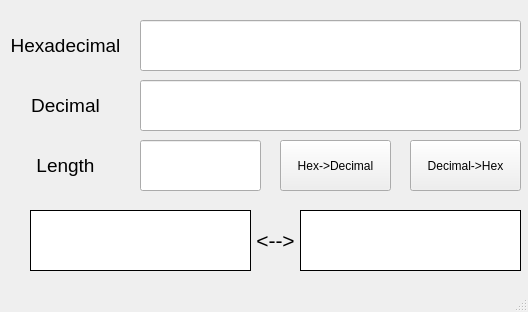
<?xml version="1.0" encoding="UTF-8"?>
<ui version="4.0">
 <class>MainWindow</class>
 <widget class="QMainWindow" name="MainWindow">
  <property name="geometry">
   <rect>
    <x>0</x>
    <y>0</y>
    <width>528</width>
    <height>312</height>
   </rect>
  </property>
  <property name="windowTitle">
   <string>MainWindow</string>
  </property>
  <property name="autoFillBackground">
   <bool>true</bool>
  </property>
  <widget class="QWidget" name="centralwidget">
   <widget class="QLabel" name="HexLabel">
    <property name="geometry">
     <rect>
      <x>10</x>
      <y>30</y>
      <width>111</width>
      <height>31</height>
     </rect>
    </property>
    <property name="font">
     <font>
      <pointsize>14</pointsize>
     </font>
    </property>
    <property name="text">
     <string>Hexadecimal</string>
    </property>
    <property name="alignment">
     <set>Qt::AlignCenter</set>
    </property>
   </widget>
   <widget class="QLabel" name="DecLabel">
    <property name="geometry">
     <rect>
      <x>10</x>
      <y>90</y>
      <width>111</width>
      <height>31</height>
     </rect>
    </property>
    <property name="font">
     <font>
      <pointsize>14</pointsize>
     </font>
    </property>
    <property name="text">
     <string>Decimal</string>
    </property>
    <property name="alignment">
     <set>Qt::AlignCenter</set>
    </property>
   </widget>
   <widget class="QPushButton" name="HexToDec">
    <property name="geometry">
     <rect>
      <x>280</x>
      <y>140</y>
      <width>111</width>
      <height>51</height>
     </rect>
    </property>
    <property name="text">
     <string>Hex-&gt;Decimal</string>
    </property>
   </widget>
   <widget class="QPushButton" name="DecToHex">
    <property name="geometry">
     <rect>
      <x>410</x>
      <y>140</y>
      <width>111</width>
      <height>51</height>
     </rect>
    </property>
    <property name="text">
     <string>Decimal-&gt;Hex</string>
    </property>
   </widget>
   <widget class="QLabel" name="LengthLabel">
    <property name="geometry">
     <rect>
      <x>10</x>
      <y>150</y>
      <width>111</width>
      <height>31</height>
     </rect>
    </property>
    <property name="font">
     <font>
      <pointsize>14</pointsize>
     </font>
    </property>
    <property name="text">
     <string>Length</string>
    </property>
    <property name="alignment">
     <set>Qt::AlignCenter</set>
    </property>
   </widget>
   <widget class="QLabel" name="HexResult">
    <property name="geometry">
     <rect>
      <x>30</x>
      <y>210</y>
      <width>221</width>
      <height>61</height>
     </rect>
    </property>
    <property name="styleSheet">
     <string notr="true">background-color: rgb(255, 255, 255);</string>
    </property>
    <property name="frameShape">
     <enum>QFrame::Box</enum>
    </property>
    <property name="text">
     <string/>
    </property>
    <property name="alignment">
     <set>Qt::AlignCenter</set>
    </property>
   </widget>
   <widget class="QLabel" name="DecResult">
    <property name="geometry">
     <rect>
      <x>300</x>
      <y>210</y>
      <width>221</width>
      <height>61</height>
     </rect>
    </property>
    <property name="styleSheet">
     <string notr="true">background-color: rgb(255, 255, 255);</string>
    </property>
    <property name="frameShape">
     <enum>QFrame::Box</enum>
    </property>
    <property name="frameShadow">
     <enum>QFrame::Plain</enum>
    </property>
    <property name="text">
     <string/>
    </property>
    <property name="alignment">
     <set>Qt::AlignCenter</set>
    </property>
    <property name="wordWrap">
     <bool>false</bool>
    </property>
   </widget>
   <widget class="QLabel" name="label">
    <property name="geometry">
     <rect>
      <x>250</x>
      <y>210</y>
      <width>51</width>
      <height>61</height>
     </rect>
    </property>
    <property name="font">
     <font>
      <pointsize>16</pointsize>
     </font>
    </property>
    <property name="text">
     <string>&lt;--&gt;</string>
    </property>
    <property name="alignment">
     <set>Qt::AlignCenter</set>
    </property>
   </widget>
   <widget class="QLineEdit" name="DecText">
    <property name="geometry">
     <rect>
      <x>140</x>
      <y>80</y>
      <width>381</width>
      <height>51</height>
     </rect>
    </property>
    <property name="layoutDirection">
     <enum>Qt::LeftToRight</enum>
    </property>
    <property name="alignment">
     <set>Qt::AlignCenter</set>
    </property>
   </widget>
   <widget class="QLineEdit" name="HexText">
    <property name="geometry">
     <rect>
      <x>140</x>
      <y>20</y>
      <width>381</width>
      <height>51</height>
     </rect>
    </property>
    <property name="alignment">
     <set>Qt::AlignCenter</set>
    </property>
   </widget>
   <widget class="QLineEdit" name="LengthText">
    <property name="geometry">
     <rect>
      <x>140</x>
      <y>140</y>
      <width>121</width>
      <height>51</height>
     </rect>
    </property>
    <property name="layoutDirection">
     <enum>Qt::LeftToRight</enum>
    </property>
    <property name="alignment">
     <set>Qt::AlignCenter</set>
    </property>
   </widget>
  </widget>
  <widget class="QMenuBar" name="menubar">
   <property name="geometry">
    <rect>
     <x>0</x>
     <y>0</y>
     <width>528</width>
     <height>21</height>
    </rect>
   </property>
  </widget>
  <widget class="QStatusBar" name="statusbar"/>
 </widget>
 <resources>
  <include location="image.qrc"/>
 </resources>
 <connections/>
</ui>
